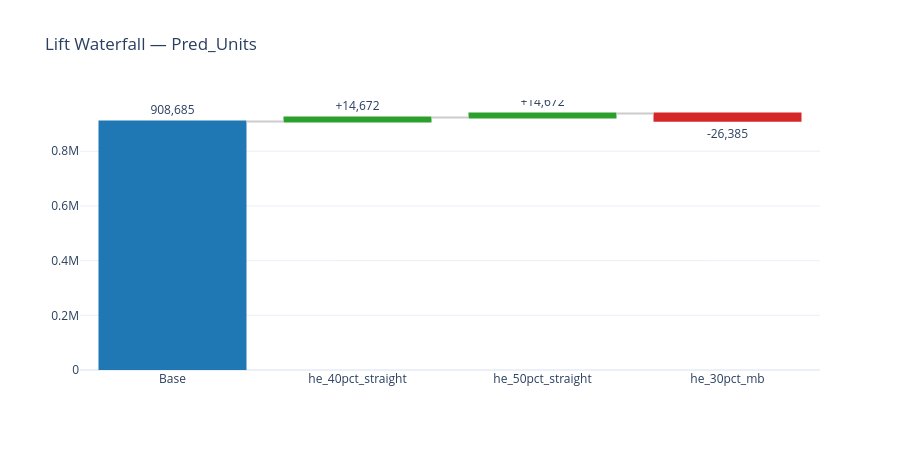

The notebook cell saved with this chart:
### Code cell
# \u2500\u2500 Step 10: Lift waterfall chart \u2500\u2500\u2500\u2500\u2500\u2500\u2500\u2500\u2500\u2500\u2500\u2500\u2500\u2500\u2500\u2500\u2500\u2500\u2500\u2500\u2500\u2500\u2500\u2500\u2500\u2500\u2500\u2500\u2500\u2500\u2500\u2500\u2500\u2500\u2500\u2500
fig3 = plot_lift_waterfall(store, "scored", metric="Pred_Units")
fig3.show()

### Figure 1 — Plotly figure (JSON) as saved in the notebook; plotly's stock layout.template omitted (floating-point values rounded to 4 significant figures)
{"data": [{"connector": {"line": {"color": "#ccc"}}, "decreasing": {"marker": {"color": "#d62728"}}, "increasing": {"marker": {"color": "#2ca02c"}}, "measure": ["absolute", "relative", "relative", "relative"], "name": "Lift vs Base", "orientation": "v", "text": ["908,685", "+14,672", "+14,672", "-26,385"], "textposition": "outside", "totals": {"marker": {"color": "#1f77b4"}}, "type": "waterfall", "x": ["Base", "he_40pct_straight", "he_50pct_straight", "he_30pct_mb"], "y": [908685, 14672, 14672, -26385]}], "layout": {"height": 450, "title": {"text": "Lift Waterfall — Pred_Units"}}}
